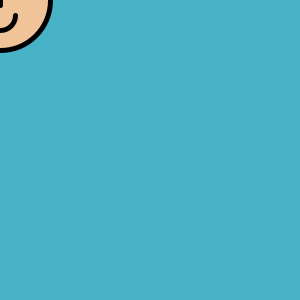
Frame 1 (no input)
Frame 60 (the mouse pressed at the canvas centre just before this capture): identical to frame 1, image omitted
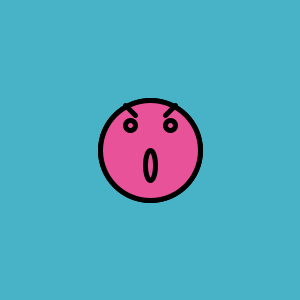
Frame 120 (the mouse held since frame 60 and released just before this capture)

The Processing sketch that drew these frames (run headless with seeded random() and noise(); from frame 60 on, the mouse is pressed at the canvas centre):

// Processing sketch: processing_61693
// ── processing_61693.pde

void setup()
{
  size(300,300);
}

void draw()
{
  background(72,178,198);
  
  faceDraw(mouseX,mouseY);
  
  if (mousePressed)
  {
    faceDraw2(mouseX,mouseY);
  }
}

void faceDraw(int a , int b)
{
  strokeWeight(5);
  fill(240,196,152);
  ellipse(a, b, 100, 100); 
  
  line(a,b-5,a,b+5);
  
  fill(0);
  ellipse(a-20, b-25, 10, 10);
  ellipse(a+20, b-25, 10, 10);
  
  noFill();
  arc(a, b+15, 30, 30, 0, PI);
}

void faceDraw2(int a, int b)
{
  fill(232,82,152);
  ellipse(a, b, 100, 100);

  
  noFill();
  ellipse(a-20, b-25, 10, 10);
  ellipse(a+20, b-25, 10, 10);
  
  ellipse(a, b+15, 10, 30);
  
  line(a-15, b-35, a-25, b-45);
  line(a+15, b-35, a+25, b-45);
}
